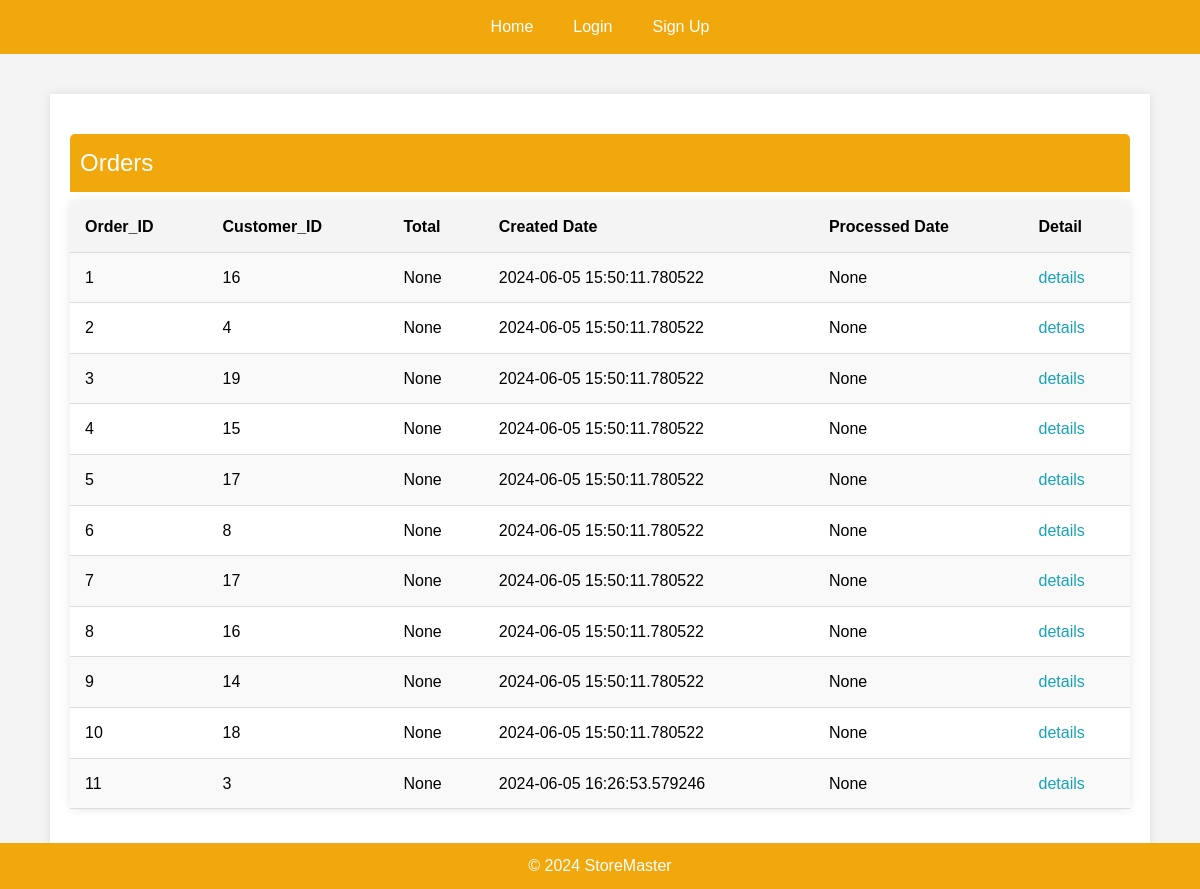
/orders/, run on an earlier commit of the app's database.
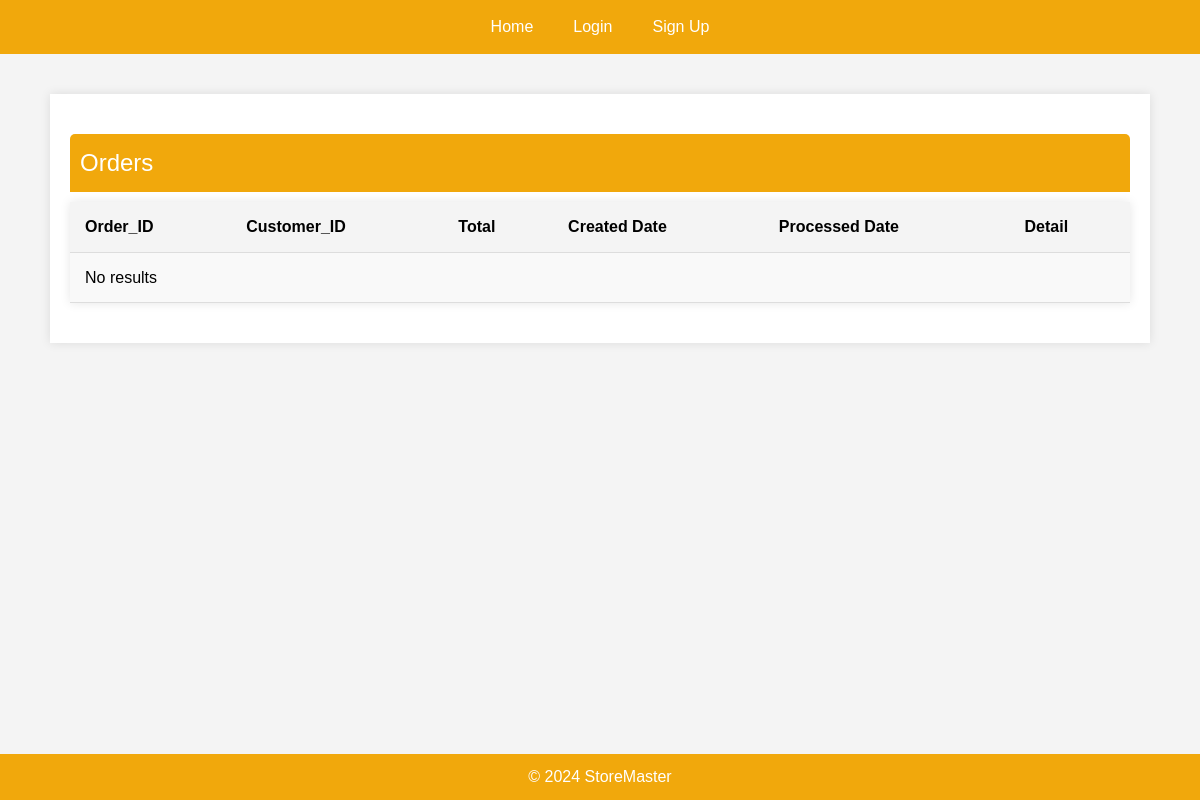
And on a later commit of the database.
### StoreMaster/models.py (models this page shows, shortened)
class Order(db.Model):
    oid = mapped_column(Integer, primary_key=True)
    customer_id = mapped_column(
        Integer, ForeignKey("customer.cid", ondelete="CASCADE"), nullable=False)
    total = mapped_column(Numeric(10, 2), nullable=True)
    created = mapped_column(DateTime, nullable=False,
                            default=datetime.datetime.now())
    processed = mapped_column(DateTime, nullable=True)
    customer = relationship(
        "Customer", back_populates="orders")
    records = relationship(
        "ProductOrder", back_populates="order", cascade="all, delete")

### StoreMaster/web_interface/orders.py (the view)
@orders_bp.route('/', methods=['GET'])
def order_list():
    statement = db.select(Order).order_by(Order.oid)
    records = db.session.execute(statement)
    orders = records.scalars()
    return render_template("order.html", orders=orders)

### StoreMaster/templates/order.html (shortened to what this page needs)
{% extends "base.html" %}  {% block content %}
<div class="block-content">
<table>
  <caption>
    Orders
  </caption>
  <tr>
    <th>Order_ID</th>
    <th>Customer_ID</th>
    <th>Total</th>
    <th>Created Date</th>
    <th>Processed Date</th>
    <th>Detail</th>
  </tr>
  {% for order in orders %}
  <tr>
    <td>{{ order.oid }}</td>
    <td>{{ order.customer_id }}</td>
    <td>{{ order.total }}</td>
    <td>{{ order.created }}</td>
    <td>{{ order.processed }}</td>
    <td>
      <a href="{{ url_for('orders_html.order_detail',order_id=order.oid) }}"
        >details</a
      >
    </td>
  </tr>
  {%else%}
  <tr>
    <td colspan="6">No results</td>
  </tr>
  {% endfor %}
</table>
</div>
{% endblock %}

### StoreMaster/templates/base.html (shortened to what this page needs)
<!DOCTYPE html>
<html lang="en">
  <head>
    <link
      rel="stylesheet"
      href="{{ url_for('static', filename='style.css') }}"
    />
  </head>
  <body>
    <div class="navbar">
      <a href="{{ url_for('home_html.home') }}" class="navbar-item"> Home </a>
       {% if not current_user.is_authenticated %}
      <a href="{{ url_for('auth.login') }}" class="navbar-item"> Login </a>
      <a href="{{ url_for('auth.signup') }}" class="navbar-item"> Sign Up </a>
      {% endif %}
    </div>
    <div class="container">{% block content %}{% endblock %}</div>
    <footer>&copy; 2024 StoreMaster</footer>
  </body>
</html>

### StoreMaster/static/style.css (style rules this page uses)
body, h1, a { margin: 0; padding: 0; }
body { font-family: Arial, sans-serif; line-height: 1.6; background-color: #f4f4f4; margin: 0; padding: 0; }
.navbar { background-color: #f1a80c; overflow: hidden; display: flex; justify-content: center; }
.navbar-item { color: white; padding: 14px 20px; text-align: center; text-decoration: none; display: block; }
.container { max-width: 1100px; margin: auto; padding: 20px; }
footer { background-color: #f1a80c; color: white; text-align: center; padding: 10px 0; position: fixed; bottom: 0; width: 100%; }
.block-content { padding: 20px; background: white; margin: 20px 0; box-shadow: 0 0 10px rgba(0, 0, 0, 0.1); }
table { width: 100%; border-collapse: collapse; margin: 20px 0; background: white; box-shadow: 0 0 10px rgba(0, 0, 0, 0.1); }
table caption { font-size: 1.5em; margin-bottom: 10px; text-align: left; padding: 10px; background-color: #f1a80c; color: white; border-top-left-radius: 5px; border-top-right-radius: 5px; }
table th, table td { padding: 12px 15px; text-align: left; border-bottom: 1px solid #ddd; }
table th { background-color: #f4f4f4; font-weight: bold; }
table tr:nth-child(even) { background-color: #f9f9f9; }

What changed in the data, as far as the page shows it:
removed Order: oid "1", customer_id "16", total "None", created "2024-06-05 15:50:11.780522", processed "None"
removed Order: oid "2", customer_id "4", total "None", created "2024-06-05 15:50:11.780522", processed "None"
removed Order: oid "3", customer_id "19", total "None", created "2024-06-05 15:50:11.780522", processed "None"
removed Order: oid "4", customer_id "15", total "None", created "2024-06-05 15:50:11.780522", processed "None"
removed Order: oid "5", customer_id "17", total "None", created "2024-06-05 15:50:11.780522", processed "None"
removed Order: oid "6", customer_id "8", total "None", created "2024-06-05 15:50:11.780522", processed "None"
removed Order: oid "7", customer_id "17", total "None", created "2024-06-05 15:50:11.780522", processed "None"
removed Order: oid "8", customer_id "16", total "None", created "2024-06-05 15:50:11.780522", processed "None"
removed Order: oid "9", customer_id "14", total "None", created "2024-06-05 15:50:11.780522", processed "None"
removed Order: oid "10", customer_id "18", total "None", created "2024-06-05 15:50:11.780522", processed "None"
removed Order: oid "11", customer_id "3", total "None", created "2024-06-05 16:26:53.579246", processed "None"
Also different on the page:
text now shown: "No results"
